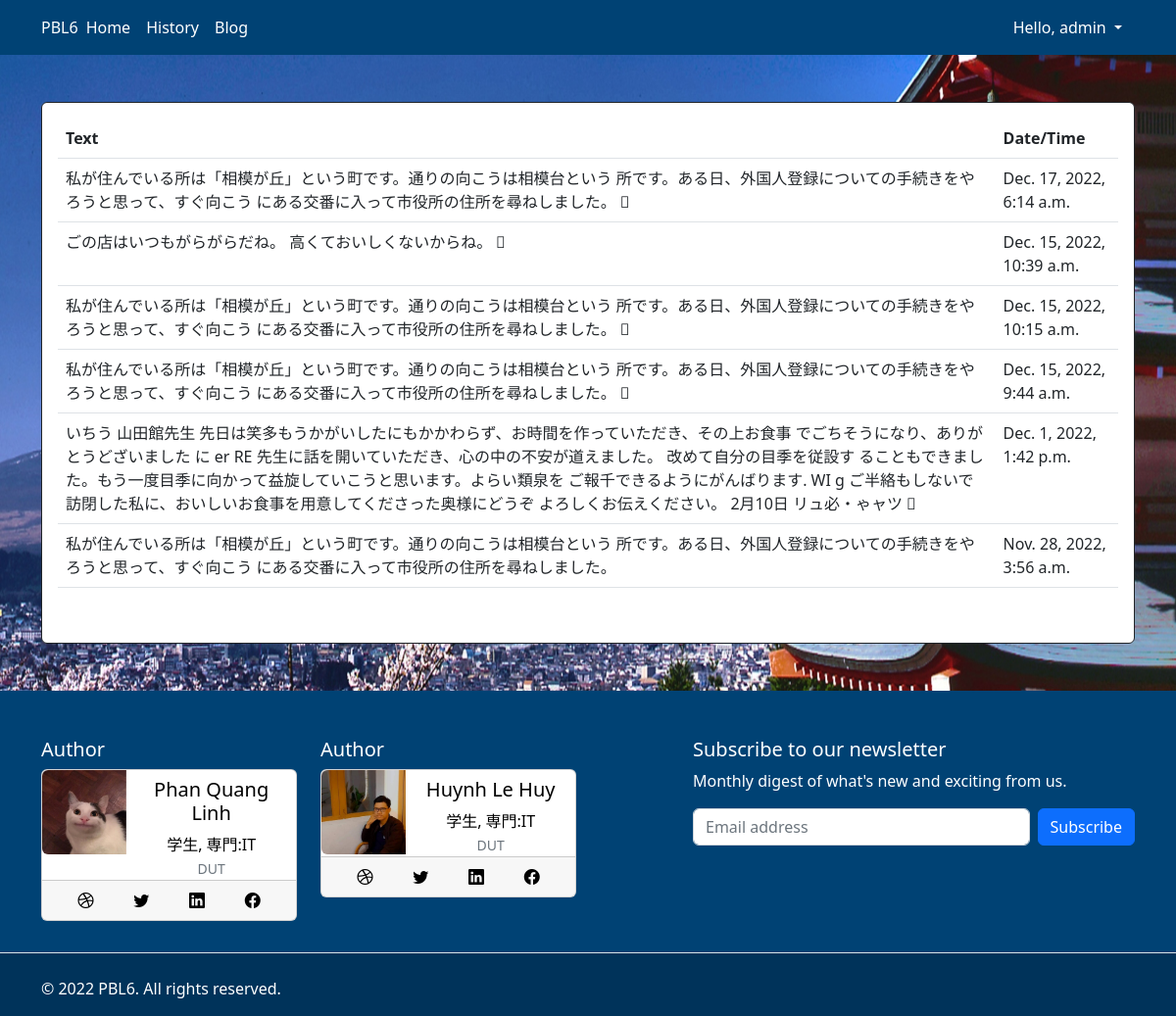
Page /history/ (signed in) on the committed database.
### frontend/models.py (models this page shows, shortened)
class History(models.Model):
    user = models.ForeignKey(User,
                             on_delete=models.CASCADE, related_name='histories')
    body = models.TextField()
    date = models.DateTimeField(auto_now_add=True)

### frontend/views.py (the view)
# urls.py: path('history/', HistoryListView.as_view(), name='history'),
class HistoryListView(ListView):
    def get_queryset(self):
        return History.objects.filter(user=self.request.user).order_by('-date')
    template_name = 'history.html'
    context_object_name = 'Histories'
    paginate_by = 10

### frontend/templates/history.html (shortened to what this page needs)
{% extends "base.html" %}
{% block content%}
{% if user.is_authenticated %}
<div class="container my-5">
  <div class="card p-3 border-dark">
  <table class="table">
    <thead>
      <tr>
        <th>Text</th>
        <th>Date/Time</th>
      </tr>
    </thead>
    <tbody>
    {% for history in Histories %}
      <tr>
        <td>{{history.body|safe}}</td>
        <td>{{history.date}}</td>
      </tr>
    {% endfor %}
    </tbody>
  </table>
<br>
</div>
</div>
{% endif %}
{% endblock  %}

### frontend/templates/base.html (shortened to what this page needs)
{% load static %}
<!DOCTYPE html>
<html lang="en" class="h-100">
<head>
  <link rel="stylesheet" href="https://cdnjs.cloudflare.com/ajax/libs/bootstrap/5.2.3/css/bootstrap.min.css" />    <link rel="stylesheet" href="https://cdn.jsdelivr.net/npm/bootstrap-icons@1.10.2/font/bootstrap-icons.css">
</head>
<body class="d-flex flex-column h-100">
  <header class="p-2 text-white" style="background-color:#004274;">
    <div class="container">
      <div class="d-flex flex-wrap align-items-center justify-content-center justify-content-lg-start">
        <a href="{% url 'home' %}" class="d-flex align-items-center mb-2 mb-lg-0 text-white text-decoration-none">
          PBL6
        </a>
        <ul class="nav col-12 col-lg-auto me-lg-auto mb-2 justify-content-center mb-md-0">
          <li><a href="{% url 'home' %}" class="nav-link px-2 text-white">Home</a></li>
          <li><a href="{% if user.is_authenticated %}{% url 'history' %}{% else %}{% url 'login' %}{% endif %}" class="nav-link px-2 text-white">History</a></li>
          <li><a href="{% url 'blog' %}" class="nav-link px-2 text-white">Blog</a></li>
        </ul>
        <ul class="nav mb-2 justify-content-center mb-md-0">
          {% if user.is_authenticated %}
              <div class="dropdown">
                <button class="btn btn-primamry text-white dropdown-toggle" type="button" id="dropdownMenuButton1" data-bs-toggle="dropdown" aria-expanded="false">
                  Hello, {{user.username}}
                </button>
              </div>
			      {% else %}
			        <li><a href="{% url 'register' %}" class="nav-link px-2 text-white"><i class="bi bi-person-fill-add"></i> Register</a></li>
			        <li><a href="{% url 'login' %}" class="nav-link px-2 text-white"><i class="bi bi-box-arrow-in-left"></i>Login</a></li>
			      {% endif %}
        </ul>
      </div>
    </div>
  </header>
{% block content%}
{% endblock  %}
<div class="mt-auto text-white">
  <footer class="pt-5"  style="background-color:#004274;">
    <div class="container">
    <div class="row">
      <div class="col-6 col-md-3 mb-3">
        <h5>Author</h5>
        <div class="card mb-3 text-center text-black">
          <div class="row g-0">
            <div class="col-sm-4">
              <img src="{% static 'images/cat.jpg' %}" class="img-fluid rounded-start w-100" alt="">
            </div>
            <div class="col-sm-8">
              <div class="card-body py-0">
                <h5 class="card-title mt-2">Phan Quang Linh</h5>
                <p class="card-text">学生, 専門:IT<br>
                <small class="text-muted">DUT</small>
                </p>
              </div>
            </div>
          </div>
            <div class="card-footer d-flex justify-content-around">
              <a href="#"><i class="bi bi-dribbble text-black"></i></a>
              <a href="#"><i class="bi bi-twitter text-black"></i></a>
              <a href="#"><i class="bi bi-linkedin text-black"></i></a>
              <a href="#"><i class="bi bi-facebook text-black"></i></a>
            </div>
        </div>
      </div>
      <div class="col-6 col-md-3 mb-3">
        <h5>Author</h5>
        <div class="card mb-3 text-center text-black">
          <div class="row g-0">
            <div class="col-sm-4">
              <img src="{% static 'images/huy1.jpg' %}" class="img-fluid rounded-start w-100" alt="">
            </div>
            <div class="col-sm-8">
              <div class="card-body py-0">
                <h5 class="card-title mt-2">Huynh Le Huy</h5>
                <p class="card-text">学生, 専門:IT<br>
                <small class="text-muted">DUT</small>
                </p>
              </div>
            </div>
          </div>
            <div class="card-footer d-flex justify-content-around">
              <a href="#"><i class="bi bi-dribbble text-black"></i></a>
              <a href="#"><i class="bi bi-twitter text-black"></i></a>
              <a href="#"><i class="bi bi-linkedin text-black"></i></a>
              <a href="#"><i class="bi bi-facebook text-black"></i></a>
            </div>
        </div>
      </div>
      <div class="col-md-5 offset-md-1 mb-3">
        <form>
          <h5>Subscribe to our newsletter</h5>
          <p>Monthly digest of what's new and exciting from us.</p>
          <div class="d-flex flex-column flex-sm-row gap-2 mb-1">
            <input id="newsletter1" type="text" class="form-control" placeholder="Email address">
                      <button class="btn btn-primary" type="button">Subscribe</button>
          </div>
        </form>
      </div>
    </div>
    </div>
    <div class="d-flex flex-column flex-sm-row justify-content-between  pt-4 border-top" style="background-color:#00335A;">
      <div class="container">
      <p>© 2022 PBL6. All rights reserved.</p>
      </div>
    </div>
  </footer>
</div>
</body>
</html>

### rows in the picture
History: body "私が住んでいる所は「相模が丘」という町です。通りの向こうは相模台という 所です。ある日、外国人登録についての手続きをやろうと思って、すぐ向こう にある交番に入って市役所の住所を尋ねしました。", date "Dec. 17, 2022, 6:14 a.m."
History: body "ごの店はいつもがらがらだね。 高くておいしくないからね。", date "Dec. 15, 2022, 10:39 a.m."
History: body "私が住んでいる所は「相模が丘」という町です。通りの向こうは相模台という 所です。ある日、外国人登録についての手続きをやろうと思って、すぐ向こう にある交番に入って市役所の住所を尋ねしました。", date "Dec. 15, 2022, 10:15 a.m."
History: body "私が住んでいる所は「相模が丘」という町です。通りの向こうは相模台という 所です。ある日、外国人登録についての手続きをやろうと思って、すぐ向こう にある交番に入って市役所の住所を尋ねしました。", date "Dec. 15, 2022, 9:44 a.m."
History: body "いちう 山田館先生 先日は笑多もうかがいしたにもかかわらず、お時間を作っていただき、その上お食事 でごちそうになり、ありがとうどざいました に er RE 先生に話を開いていただき、心の中の不安が道えました。 改めて自分の目季を従設す ることもできました。もう一度目季に向かって益旋していこうと思います。よらい類泉を ご報千できるようにがんばります. WI g ご半絡もしないで訪閉した私に、おいしいお食事を用意してくださった奥様にどうぞ よろしくお伝えください。 2月10日 リュ必・ゃャツ", date "Dec. 1, 2022, 1:42 p.m."
History: body "私が住んでいる所は「相模が丘」という町です。通りの向こうは相模台という 所です。ある日、外国人登録についての手続きをやろうと思って、すぐ向こう にある交番に入って市役所の住所を尋ねしました。", date "Nov. 28, 2022, 3:56 a.m."

### other values in the picture
{{ user.username }} "admin"
